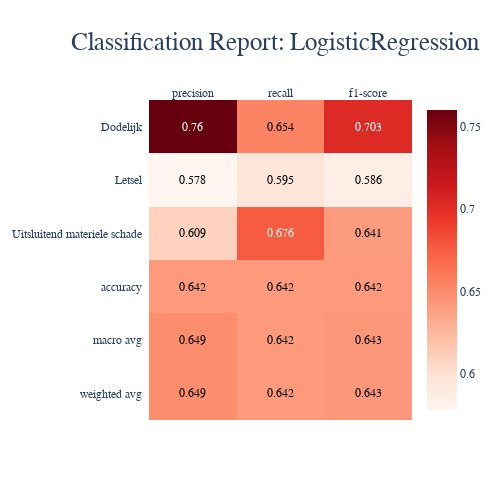

Source (notebook cell):
### Code cell
confusion_matrix(y_test, y_pred)

sample_weight= compute_sample_weight(class_weight='balanced', y=y_test)
report = classification_report(y_test,
                               y_pred,
                               labels=logistic.classes_,
                               digits=3,
                               output_dict=True,
                               sample_weight=sample_weight,
                               target_names=['Dodelijk', 'Letsel', 'Uitsluitend materiele schade'])
report = pd.DataFrame(report)
report.T.round(2).to_excel('LogisticRegression_report.xlsx')
# sb.heatmap(report., annot=True)
z = np.around(report.iloc[:-1, :].T, decimals=3)
# # # invert z idx values
z = z.values[::-1]

hoogte = list(report.columns)[::-1]
lengte = list(report.index)[:-1]

# # # set up figure 
fig = ff.create_annotated_heatmap(z, x=lengte, y=hoogte, colorscale='reds', showscale=True)

fig.update_layout(
    font_family="Cambria",
    title_text= 'Classification Report: LogisticRegression',
    title_font_size =25,
    title_font_family="Cambria",
    title_x=0.55)
# # adjust margins to make room for yaxis title
fig.update_layout(width=500,
                  height=500)
fig.show()

### Figure 1 — Plotly figure (JSON) as saved in the notebook; plotly's stock layout.template omitted (floating-point values rounded to 4 significant figures)
{"data": [{"colorscale": [[0, "rgb(255,245,240)"], [0.125, "rgb(254,224,210)"], [0.25, "rgb(252,187,161)"], [0.375, "rgb(252,146,114)"], [0.5, "rgb(251,106,74)"], [0.625, "rgb(239,59,44)"], [0.75, "rgb(203,24,29)"], [0.875, "rgb(165,15,21)"], [1, "rgb(103,0,13)"]], "reversescale": false, "showscale": true, "type": "heatmap", "x": ["precision", "recall", "f1-score"], "y": ["weighted avg", "macro avg", "accuracy", "Uitsluitend materiele schade", "Letsel", "Dodelijk"], "z": [[0.649, 0.642, 0.643], [0.649, 0.642, 0.643], [0.642, 0.642, 0.642], [0.609, 0.676, 0.641], [0.578, 0.595, 0.586], [0.76, 0.654, 0.703]]}], "layout": {"annotations": [{"font": {"color": "#000000"}, "showarrow": false, "text": "0.649", "x": "precision", "xref": "x", "y": "weighted avg", "yref": "y"}, {"font": {"color": "#000000"}, "showarrow": false, "text": "0.642", "x": "recall", "xref": "x", "y": "weighted avg", "yref": "y"}, {"font": {"color": "#000000"}, "showarrow": false, "text": "0.643", "x": "f1-score", "xref": "x", "y": "weighted avg", "yref": "y"}, {"font": {"color": "#000000"}, "showarrow": false, "text": "0.649", "x": "precision", "xref": "x", "y": "macro avg", "yref": "y"}, {"font": {"color": "#000000"}, "showarrow": false, "text": "0.642", "x": "recall", "xref": "x", "y": "macro avg", "yref": "y"}, {"font": {"color": "#000000"}, "showarrow": false, "text": "0.643", "x": "f1-score", "xref": "x", "y": "macro avg", "yref": "y"}, {"font": {"color": "#000000"}, "showarrow": false, "text": "0.642", "x": "precision", "xref": "x", "y": "accuracy", "yref": "y"}, {"font": {"color": "#000000"}, "showarrow": false, "text": "0.642", "x": "recall", "xref": "x", "y": "accuracy", "yref": "y"}, {"font": {"color": "#000000"}, "showarrow": false, "text": "0.642", "x": "f1-score", "xref": "x", "y": "accuracy", "yref": "y"}, {"font": {"color": "#000000"}, "showarrow": false, "text": "0.609", "x": "precision", "xref": "x", "y": "Uitsluitend materiele schade", "yref": "y"}, {"font": {"color": "#FFFFFF"}, "showarrow": false, "text": "0.676", "x": "recall", "xref": "x", "y": "Uitsluitend materiele schade", "yref": "y"}, {"font": {"color": "#000000"}, "showarrow": false, "text": "0.641", "x": "f1-score", "xref": "x", "y": "Uitsluitend materiele schade", "yref": "y"}, {"font": {"color": "#000000"}, "showarrow": false, "text": "0.578", "x": "precision", "xref": "x", "y": "Letsel", "yref": "y"}, {"font": {"color": "#000000"}, "showarrow": false, "text": "0.595", "x": "recall", "xref": "x", "y": "Letsel", "yref": "y"}, {"font": {"color": "#000000"}, "showarrow": false, "text": "0.586", "x": "f1-score", "xref": "x", "y": "Letsel", "yref": "y"}, {"font": {"color": "#FFFFFF"}, "showarrow": false, "text": "0.76", "x": "precision", "xref": "x", "y": "Dodelijk", "yref": "y"}, {"font": {"color": "#000000"}, "showarrow": false, "text": "0.654", "x": "recall", "xref": "x", "y": "Dodelijk", "yref": "y"}, {"font": {"color": "#FFFFFF"}, "showarrow": false, "text": "0.703", "x": "f1-score", "xref": "x", "y": "Dodelijk", "yref": "y"}], "font": {"family": "Cambria"}, "height": 500, "title": {"font": {"family": "Cambria", "size": 25}, "text": "Classification Report: LogisticRegression", "x": 0.55}, "width": 500, "xaxis": {"autorange": true, "dtick": 1, "gridcolor": "rgb(0, 0, 0)", "range": [-0.5, 2.5], "side": "top", "ticks": "", "type": "category"}, "yaxis": {"autorange": true, "dtick": 1, "range": [-0.5, 5.5], "ticks": "", "ticksuffix": "  ", "type": "category"}}}
